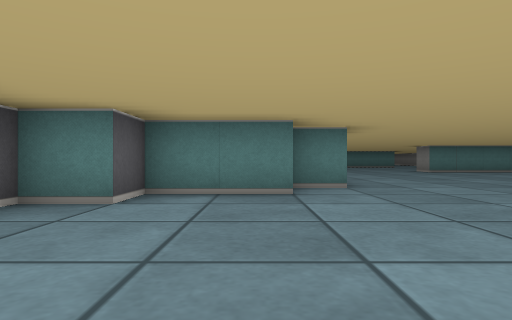
View 1 (above)

24 first-person views from a walk through a cub3D maze. The camera is about half as high as the walls, looks level and sees 75° across. The floor is counted in squares. Each view is taken from the middle of a square. On the plan, view 1 faces up. The plan holds only what a view shows up to about 9 squares ahead; the rest is blank.

View 2
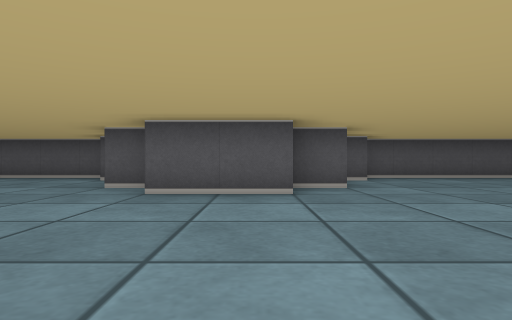

View 3
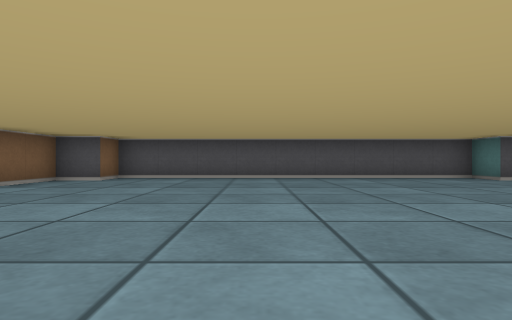

View 4
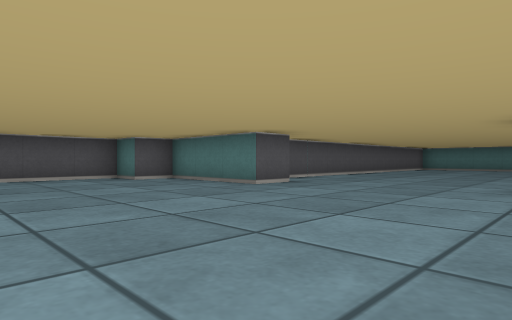

View 5
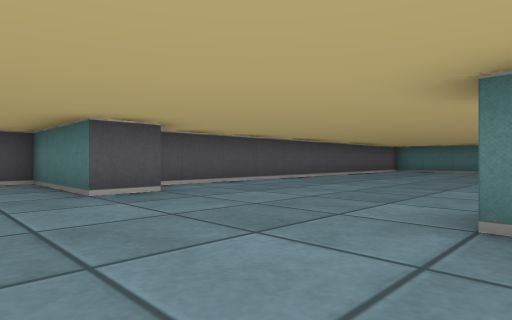

View 6
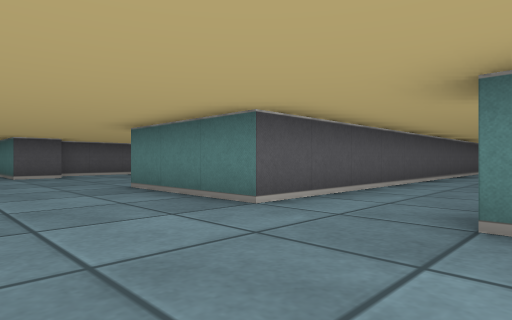

View 7
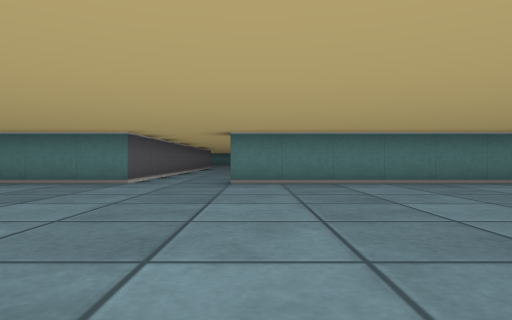

View 8
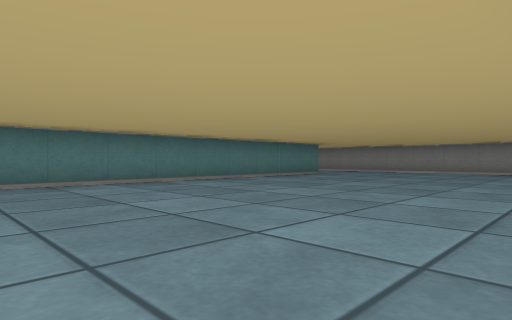

View 9
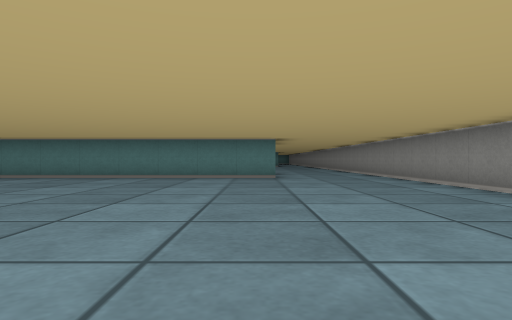

View 10
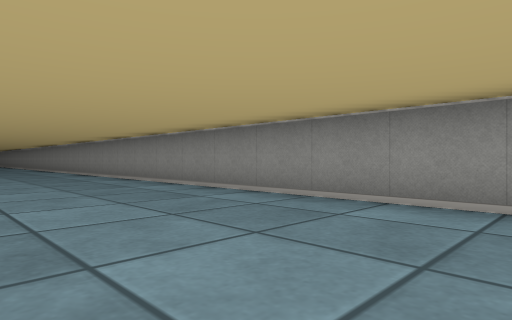

View 11
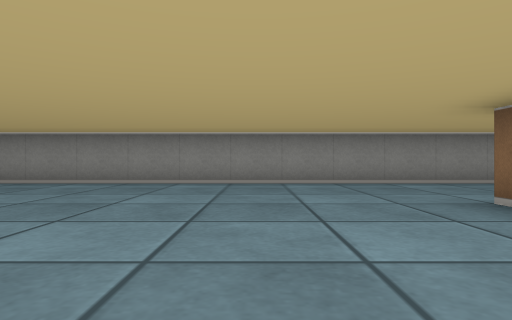

View 12
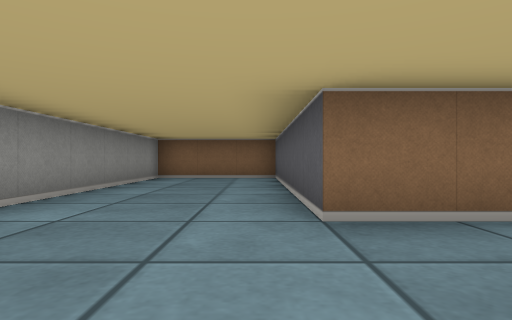

View 13
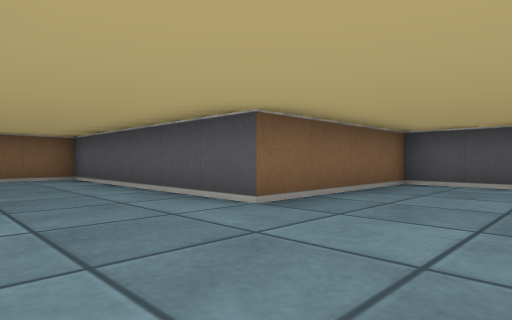

View 14
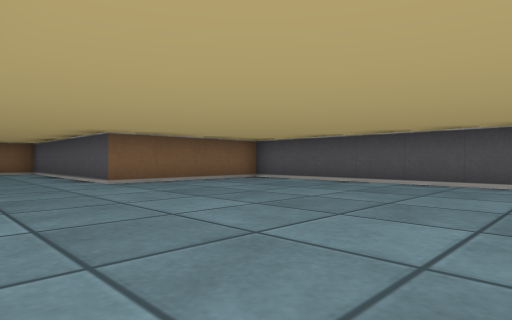

View 15
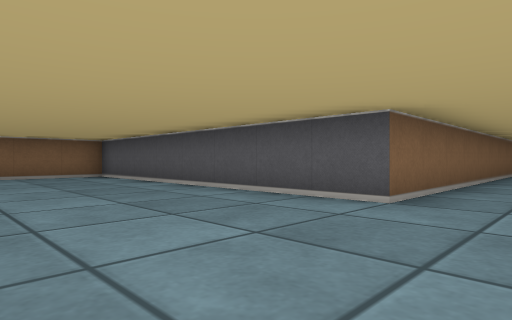

View 16
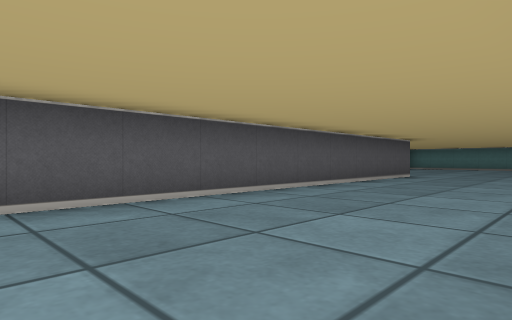

View 17
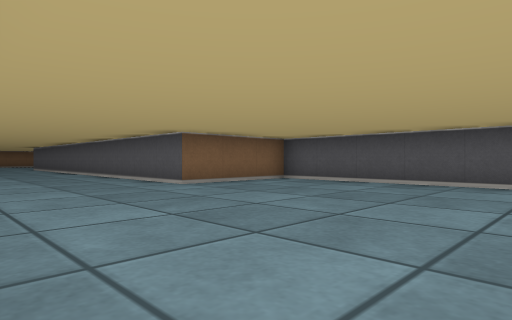

View 18
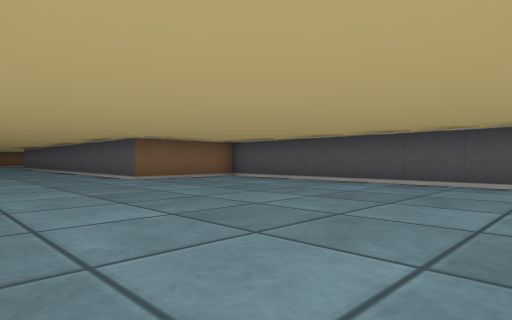

View 19
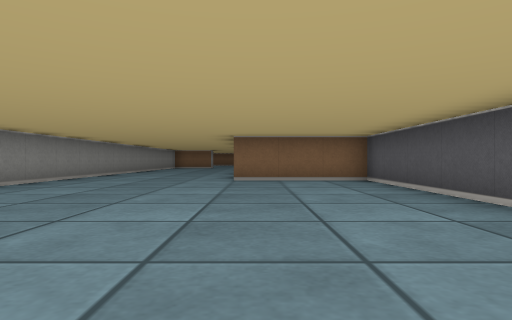

View 20
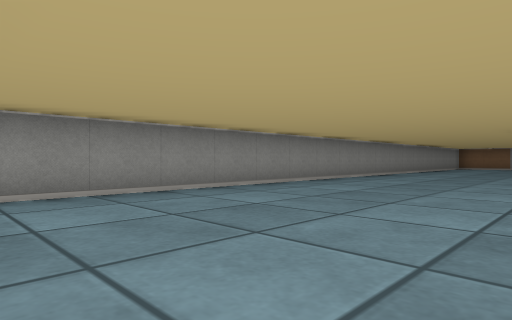

View 21
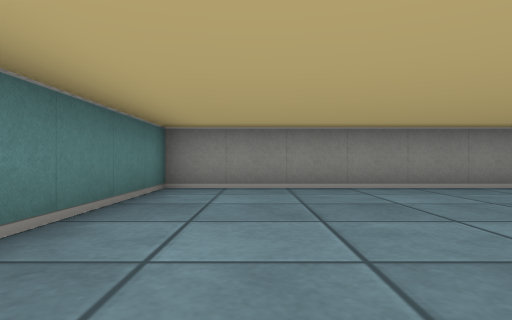

View 22
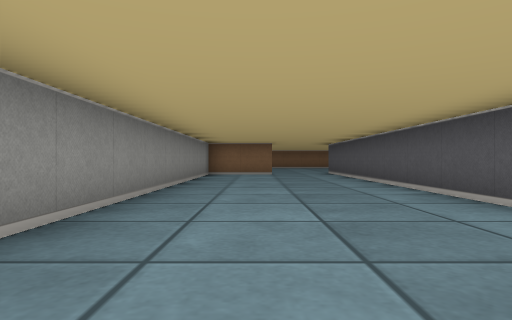

View 23
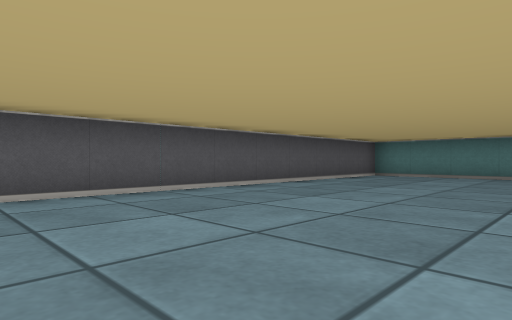

View 24
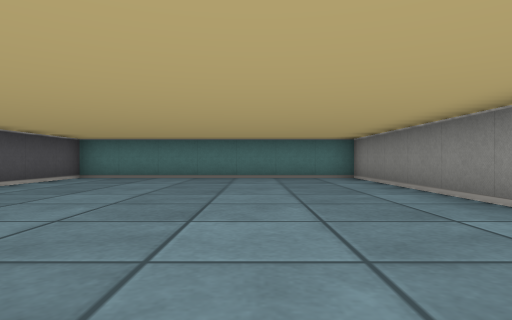

### Floor plan
Points are (right, up) in squares from view 1. A wall is a line through its corners. A room is listed if a view was taken in it or the views show most of it. See-through windows are left out.
Room 1 (views 1, 2, 3, 4, 5, 6, 7, 8, 9, 10, 11, 12, 13, 14, 15, 23, 24)
walls: (8.9, 13.5) (16.5, 13.5) (16.5, 5.5) (20.5, 5.5) (20.5, -0.5) (23.5, -0.5) (23.5, 21); (8.5, 21.5) (8.5, 20.5) (5.5, 20.5); (7.5, 26.2) (7.5, 31.5) (0.5, 31.5) (0.5, 21); (20.5, 20.5) (10.5, 20.5); (1.5, 20.6) (1.5, 19.5) (-1.5, 19.5) (-1.5, 18.5) (-2.5, 18.5) (-2.5, 9.5) (-1.5, 9.5) (-1.5, 8.5) (0.2, 8.5); (1.5, 7.5) (1.5, 5.5) (0.5, 5.5); (0.5, 8.5) (0.5, 7.5); (0.5, 5.2) (0.5, 4.5) (-1.5, 4.5) (-1.5, 3.5) (-2.5, 3.5) (-2.5, 0.4)
ways out: opening at (9.5, 21) to room 2
Room 2 (views 16, 17, 18, 19, 20, 21, 22)
walls: (5.5, 39.2) (5.5, 32.5) (8.5, 32.5) (8.5, 21.5); (12.5, 23) (12.5, 40.5) (8.9, 40.5)
ways out: opening at (9.5, 21) to room 1

Where each view was taken, in squares from view 1:
view 1: 0 up, 0 right, facing up
view 2: 7 up, 6 right, facing left
view 3: 13 up, 6 right, facing left
view 4: 15 up, 6 right, facing up-left
view 5: 18 up, 6 right, facing up-left
view 6: 18 up, 11 right, facing up-left
view 7: 14 up, 11 right, facing up
view 8: 14 up, 11 right, facing up-right
view 9: 12 up, 20 right, facing up
view 10: 10 up, 20 right, facing up-right
view 11: 8 up, 17 right, facing right
view 12: 8 up, 21 right, facing down
view 13: 8 up, 23 right, facing down-left
view 14: 12 up, 23 right, facing down-left
view 15: 15 up, 20 right, facing down-left
view 16: 23 up, 12 right, facing up-left
view 17: 38 up, 12 right, facing down-left
view 18: 40 up, 12 right, facing down-left
view 19: 40 up, 8 right, facing down
view 20: 40 up, 8 right, facing down-right
view 21: 39 up, 7 right, facing right
view 22: 32 up, 11 right, facing down
view 23: 22 up, 5 right, facing up-left
view 24: 23 up, 5 right, facing up
